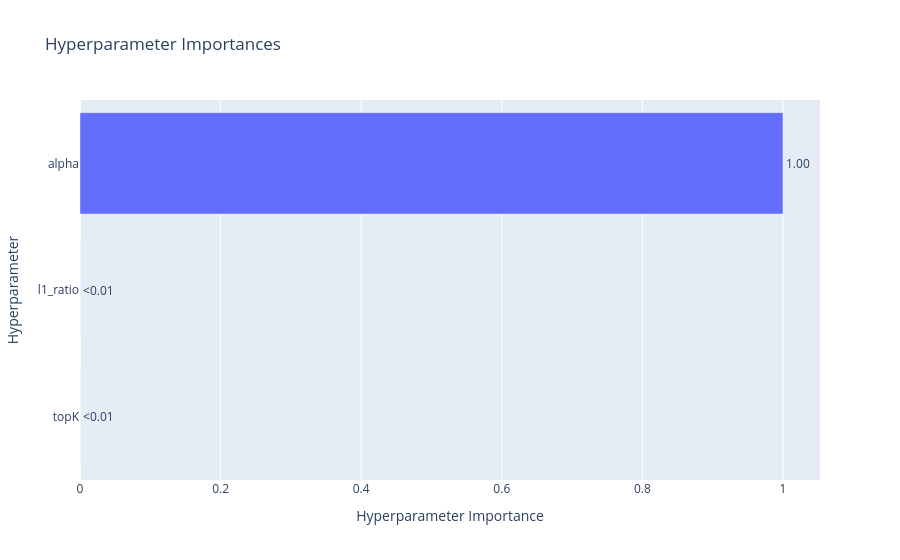

The notebook cell this image was saved under:
### Code cell
optuna.visualization.plot_param_importances(optuna_study)

### Figure 1 — Plotly figure (JSON) as saved in the notebook; plotly's stock layout.template omitted (floating-point values rounded to 4 significant figures)
{"data": [{"cliponaxis": false, "hovertemplate": ["topK (IntDistribution): 1.3456670190176912e-05<extra></extra>", "l1_ratio (FloatDistribution): 1.5146207253365513e-05<extra></extra>", "alpha (FloatDistribution): 0.9999713971225564<extra></extra>"], "name": "Objective Value", "orientation": "h", "text": ["<0.01", "<0.01", "1.00"], "textposition": "outside", "type": "bar", "x": [1.346e-05, 1.515e-05, 1.0], "y": ["topK", "l1_ratio", "alpha"]}], "layout": {"title": {"text": "Hyperparameter Importances"}, "xaxis": {"title": {"text": "Hyperparameter Importance"}}, "yaxis": {"title": {"text": "Hyperparameter"}}}}
